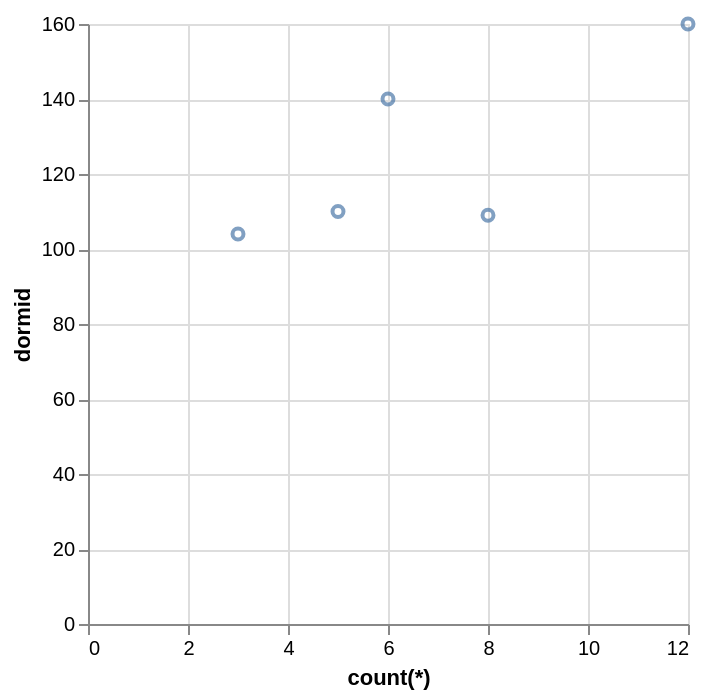

Specify this chart in Vega-Lite:
### Vega-Lite specification from a JSON file in a GitHub repository (floating-point values rounded to 4 significant figures)
{"data": {"values": [{"x_data": 3, "y_data": 104}, {"x_data": 8, "y_data": 109}, {"x_data": 5, "y_data": 110}, {"x_data": 6, "y_data": 140}, {"x_data": 12, "y_data": 160}]}, "mark": "point", "encoding": {"x": {"field": "x_data", "type": "quantitative", "title": "count(*)"}, "y": {"field": "y_data", "type": "quantitative", "title": "dormid"}}}
